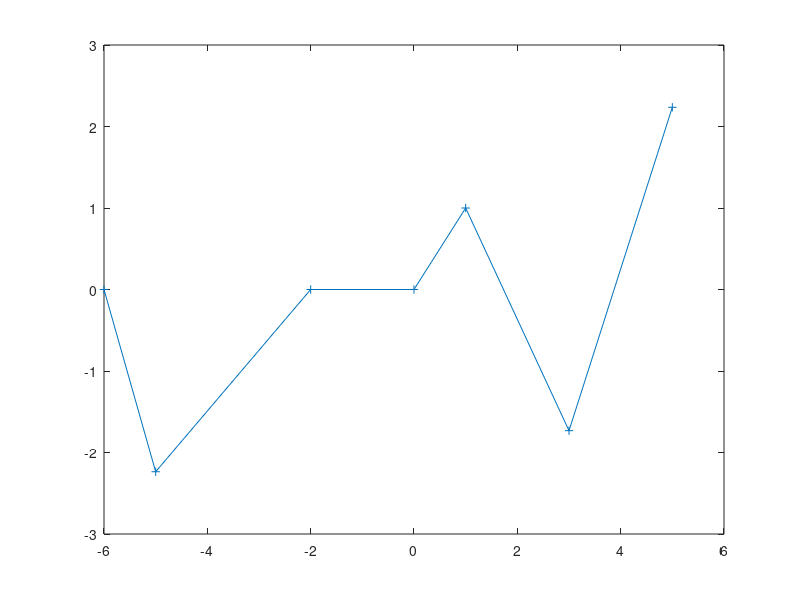

The MATLAB source for this figure: (Note: this script raises an error after producing the figure.)
clc, close all

% again x as the problem describes
x = [-6 -5 -2 0 1 3 5];
FX=sqrt(abs(x)) .* sin((pi /2) * x); 
plot(x, FX, '+-')

% I used the variable name spread which corresponds to sigma

spread = 6; % Change that to 1, 0.5 , 3 , 6
% create a neural network
net = newrbe(x,FX,spread);

% view net
nnet.guis.closeAllViews, view(net)

xinterp = -6:0.01:6; 
Y = net(xinterp);
point = net(3.6); % for point 3.6 
fprintf('for spread =  %f, the value for point 3.6 = %f \n', spread, point);


% plot network response
hold on, plot(xinterp,Y,'r--')
legend('original function','interpolated function')
